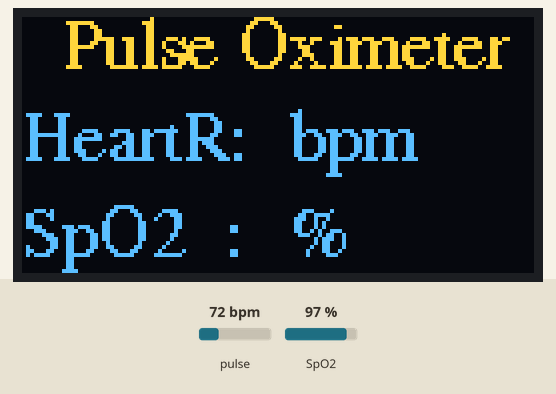
A sketch run on a simulated Arduino Uno, built with avr-gcc and run on an emulated ATmega328P. Parts: 128×64 one-colour display. Inputs (shaded band) come from the test bench; at power-on: pulse 72 bpm, SpO2 97 %. The OLED is the two-colour kind (top 16 rows yellow); what the sketch prints to the serial monitor is not drawn.

Above: at 3.2 s.
3.3 s: pulse set to 42 bpm
At 5.9 s:
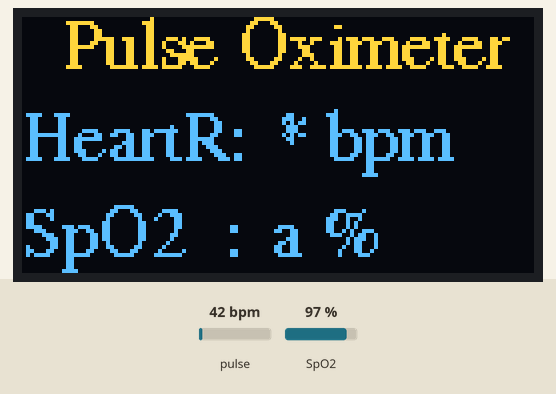
6.6 s: SpO2 set to 80 %
At 7.6 s:
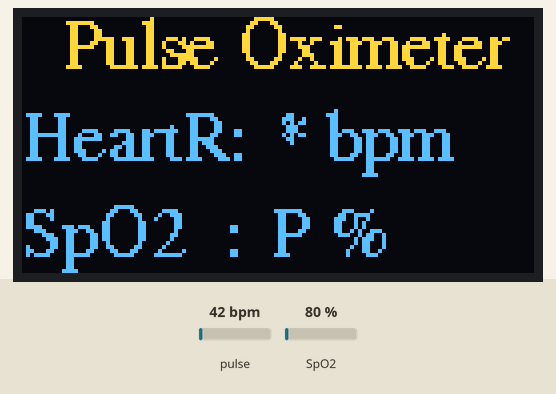
8.7 s: pulse set to 70 bpm
At 10.5 s:
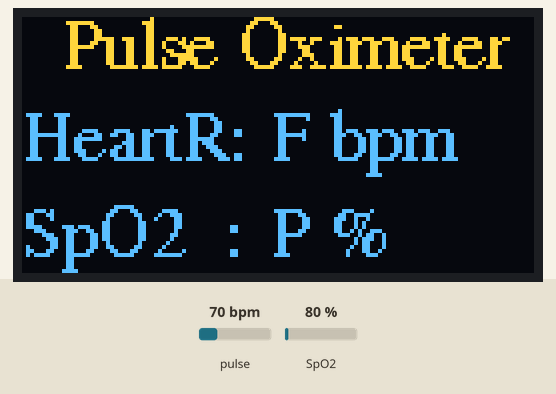
10.8 s: SpO2 set to 85 %
At 12.1 s:
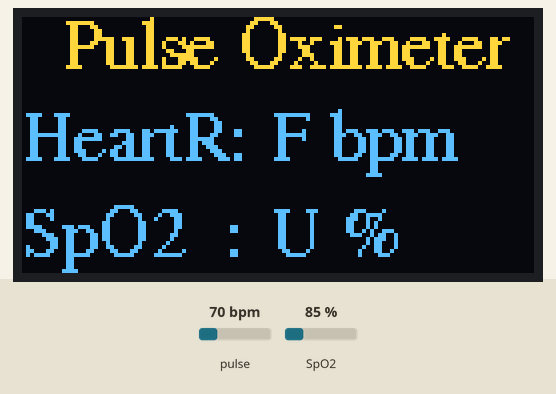
12.9 s: pulse set to 100 bpm
At 13.8 s:
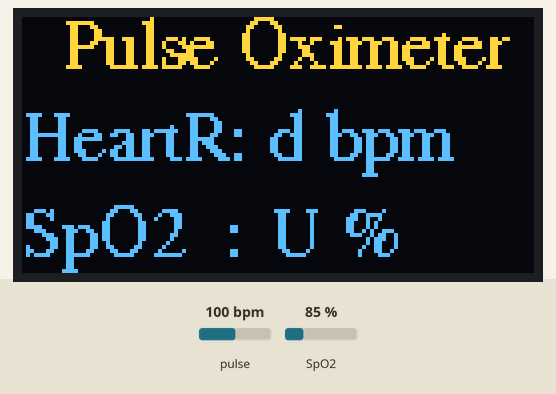
14.9 s: SpO2 set to 90 %
At 16.7 s:
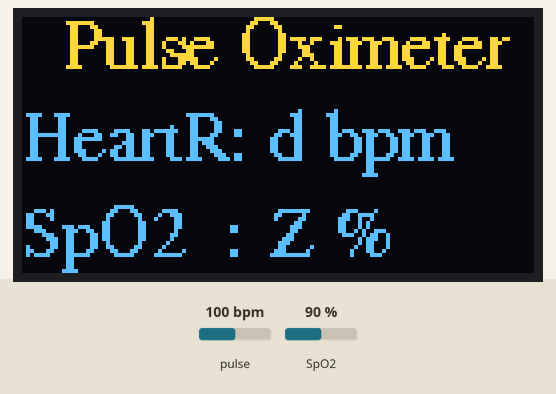
Timing chart, 0 to 18.0 s (numbered marks = the images above; inputs shaded):
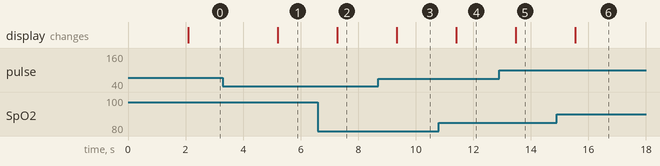

Measured:
- after the input at 3.3 s, the display: changes after 1.9 s (image 1)
- after the input at 6.6 s, the display: changes after 0.67 s (image 2)
- after the input at 8.7 s, the display: changes after 0.64 s (image 3)
- after the input at 10.8 s, the display: changes after 0.61 s (image 4)
- after the input at 12.9 s, the display: changes after 0.58 s (image 5)
- after the input at 14.9 s, the display: changes after 0.65 s (image 6)

The sketch:

SpO2_N_HeartBeatRate.ino
```cpp
#include <Wire.h>
#include <Adafruit_GFX.h>
#include <Adafruit_SSD1306.h>
#include <Fonts/FreeSerif9pt7b.h>
Adafruit_SSD1306 display(128, 64, &Wire, -1);
#include "MAX30100_PulseOximeter.h"
#define REPORTING_PERIOD_MS     1000
PulseOximeter pox;

uint32_t tsLastReport =0 ;
uint32_t lastBeat =0;
uint32_t lastSpO2 =0;
void onBeatDetected() {
  Serial.println("Beat!");
}
void setup() {
  Serial.begin(115200);
  if (!display.begin(SSD1306_SWITCHCAPVCC, 0x3C)) {
    Serial.println("SSD1306 allocation failed");
    for (;;);
  }
  display.setFont(&FreeSerif9pt7b);
  display.clearDisplay();
  display.setTextSize(1);
  display.setTextColor(WHITE);
  display.setCursor(20, 15);
  display.println("Welcom to");
  display.setCursor(30, 40);
  display.println("Group 7!");
  display.display();
  display.setTextSize(1);
  delay(2000);
  Serial.print("Initializing pulse oximeter..");
  if (!pox.begin()) {
    Serial.println("FAILED");
    for (;;);
  } else {
    Serial.println("SUCCESS");
  }
  pox.setOnBeatDetectedCallback(onBeatDetected);
}
void loop() {
  pox.update();
  if (millis() - tsLastReport > REPORTING_PERIOD_MS) {
    Serial.print("Heart rate:");
    Serial.print(pox.getHeartRate());
    Serial.print("bpm / SpO2:");
    Serial.print(pox.getSpO2());
    Serial.println("%");
    display.clearDisplay();
    display.setCursor(10, 12);
    display.print("Pulse Oximeter");
    display.setCursor(0, 35);
    display.print("HeartR:");
    display.setCursor(62, 35);
    uint32_t current = pox.getHeartRate();
    if (current == 0) {
      display.print((int) lastBeat , 0);
    } else {
      display.print((int) current , 0);
      lastBeat = current;
    }
    display.println(" bpm");

    display.setCursor(0, 59);
    display.print("SpO2  : ");
    display.setCursor(62, 59);
//    display.print(pox.getSpO2());
     current = pox.getSpO2();
    if (current == 0) {
      display.print((int) lastSpO2 , 0);
    } else {
      display.print((int) current , 0);
      lastSpO2 = current;
    }
    display.println(" %");
    display.display();
    tsLastReport = millis();
  }
}
```
